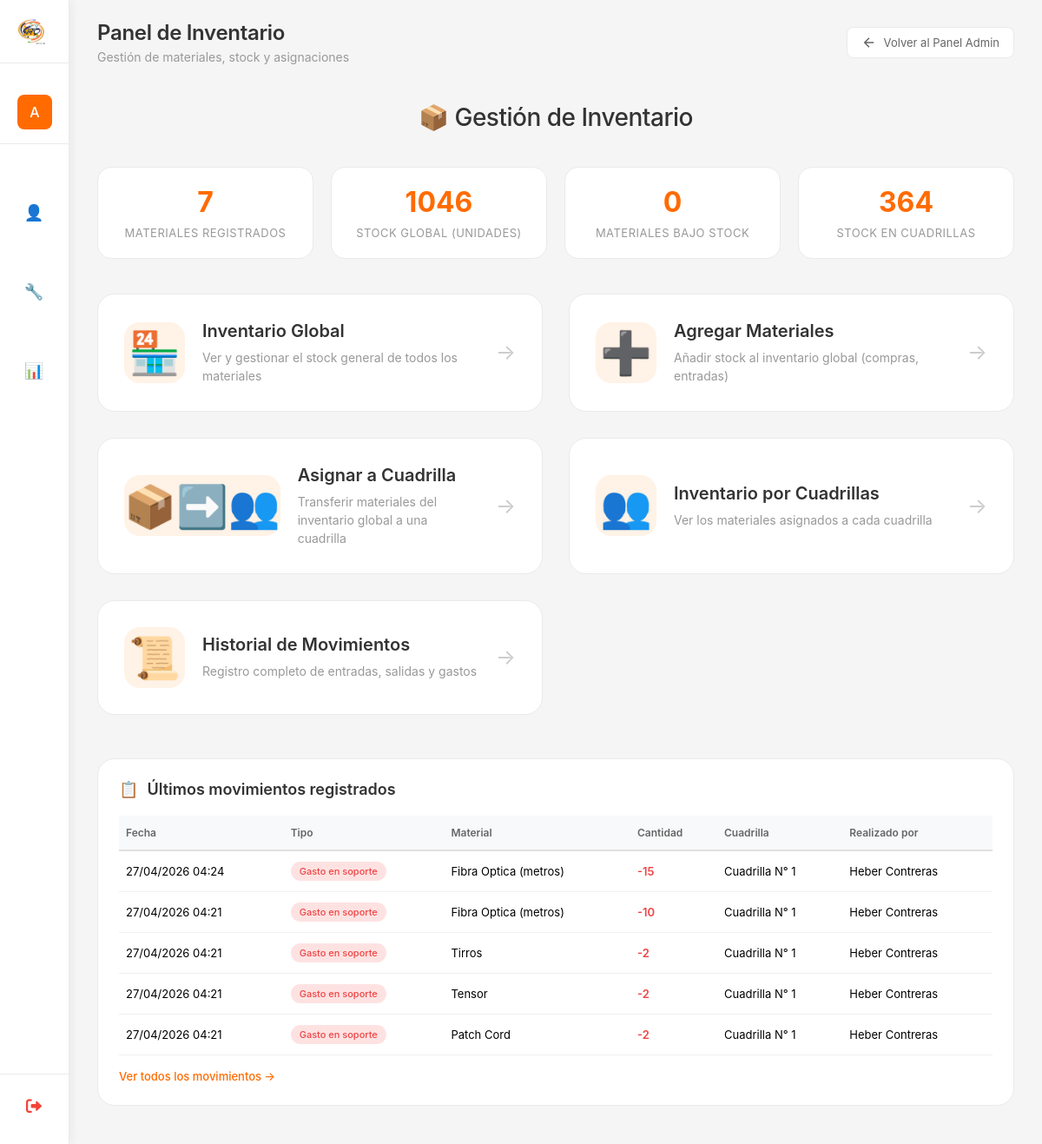
Page /inventario/panel/ (signed in) on the earlier database version.
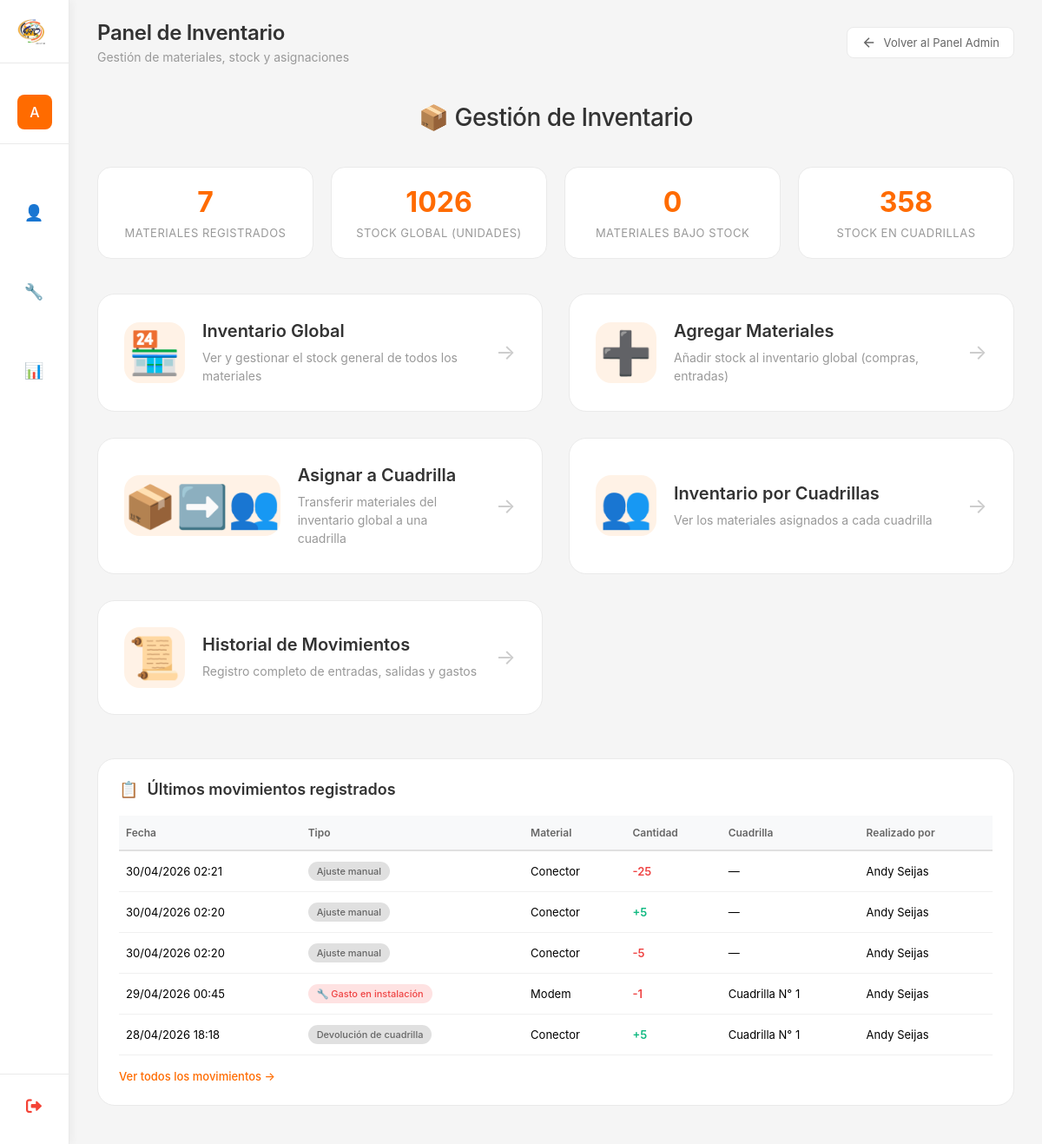
Same page on the later database version.
### myapp/models.py (models this page shows, shortened)
class MovimientoInventario(models.Model):
    class TipoMovimiento(models.TextChoices):
        ENTRADA = 'ENTRADA', 'Entrada (Compra/Adición)'
        SALIDA_A_CUADRILLA = 'SALIDA_CUADRILLA', 'Salida a cuadrilla'
        DEVOLUCION_CUADRILLA = 'DEVOLUCION', 'Devolución de cuadrilla'
        GASTO_INSTALACION = 'GASTO_INSTALACION', '🔧 Gasto en instalación'
        GASTO_SOPORTE = 'GASTO_SOPORTE', 'Gasto en soporte'
        AJUSTE = 'AJUSTE', 'Ajuste manual'
    material = models.ForeignKey(
        Material,
        on_delete=models.CASCADE,
        related_name='movimientos',
        verbose_name="Material"
    )
    tipo = models.CharField(
        max_length=30,
        choices=TipoMovimiento.choices,
        verbose_name="Tipo de movimiento"
    )
    cantidad = models.IntegerField(verbose_name="Cantidad")
    cuadrilla = models.ForeignKey(
        Cuadrilla,
        on_delete=models.SET_NULL,
        null=True,
        blank=True,
        related_name='movimientos_inventario',
        verbose_name="Cuadrilla relacionada"
    )
    instalacion = models.ForeignKey(
        'Instalacion',
        on_delete=models.SET_NULL,
        null=True,
        blank=True,
        related_name='movimientos_inventario',
        verbose_name="Instalación relacionada"
    )
    soporte = models.ForeignKey(
        'Soporte',
        on_delete=models.SET_NULL,
        null=True,
        blank=True,
        related_name='movimientos_inventario',
        verbose_name="Soporte relacionado"
    )
    observacion = models.TextField(max_length=500, blank=True, null=True)
    fecha_movimiento = models.DateTimeField(auto_now_add=True)
    realizado_por = models.ForeignKey(
        User,
        on_delete=models.SET_NULL,
        null=True,
        blank=True,
        related_name='movimientos_inventario',
        verbose_name="Realizado por"
    )
    class Meta:
        verbose_name = "Movimiento de Inventario"
        verbose_name_plural = "Movimientos de Inventario"
        ordering = ['-fecha_movimiento']

class Material(models.Model):
    nombre = models.CharField(max_length=50, unique=True, verbose_name="Nombre del material")
    activo = models.BooleanField(default=True, verbose_name="Activo")
    fecha_creacion = models.DateTimeField(auto_now_add=True)
    class Meta:
        verbose_name = "Material"
        verbose_name_plural = "Materiales"
        ordering = ['nombre']

class Cuadrilla(models.Model):
    class EstadoCuadrilla(models.TextChoices):
        DISPONIBLE = 'DISPONIBLE', 'Disponible'
        OCUPADO = 'OCUPADO', 'Ocupado'
        EN_DESCANSO = 'DESCANSO', 'En Descanso'
        INACTIVO = 'INACTIVO', 'Inactivo'
    nombre = models.CharField(
        max_length=100,
        unique=True,
        verbose_name="Nombre de la Cuadrilla"
    )
    codigo = models.CharField(
        max_length=20,
        unique=True,
        verbose_name="Código de Cuadrilla",
        help_text="Ej: C001, INST-001"
    )
    instaladores = models.ManyToManyField(
        'PerfilUsuario',
        related_name='cuadrillas',
        verbose_name="Instaladores",
        blank=True
    )
    estado = models.CharField(
        max_length=20,
        choices=EstadoCuadrilla.choices,
        default=EstadoCuadrilla.DISPONIBLE,
        verbose_name="Estado de la Cuadrilla",
        db_index=True
    )
    fecha_creacion = models.DateTimeField(
        auto_now_add=True,
        verbose_name="Fecha de creación"
    )
    fecha_actualizacion = models.DateTimeField(
        auto_now=True,
        verbose_name="Última actualización"
    )
    creado_por = models.ForeignKey(
        User,
        on_delete=models.SET_NULL,
        null=True,
        blank=True,
        related_name='cuadrillas_creadas',
        verbose_name="Creado por"
    )
    activo = models.BooleanField(
        default=True,
        verbose_name="Activo"
    )
    class Meta:
        verbose_name = "Cuadrilla"
        verbose_name_plural = "Cuadrillas"
        ordering = ['nombre']
        indexes = [
            models.Index(fields=['estado']),
            models.Index(fields=['activo']),
            models.Index(fields=['codigo']),
        ]

### myapp/views_inventario.py (the view)
# urls.py: path('inventario/panel/', panel_inventario, name='panel_inventario'),
@login_required
@staff_member_required
def panel_inventario(request):
    es_admin = request.user.is_superuser or request.user.groups.filter(name='Administrador').exists()
    if not es_admin:
        messages.error(request, 'No tienes permisos para acceder a esta página.')
        return redirect('dashboard')
    total_materiales = Material.objects.filter(activo=True).count()
    inventario_global = InventarioGlobal.objects.all()
    total_stock_global = sum(item.cantidad for item in inventario_global)
    materiales_bajo_stock = sum(1 for item in inventario_global if item.esta_bajo_stock)
    inventario_cuadrillas = InventarioCuadrilla.objects.all()
    total_stock_cuadrillas = sum(item.cantidad for item in inventario_cuadrillas)
    cuadrillas_con_materiales = inventario_cuadrillas.values('cuadrilla').distinct().count()
    ultimos_movimientos = MovimientoInventario.objects.select_related(
        'material', 'cuadrilla', 'realizado_por'
    ).order_by('-fecha_movimiento')[:5]
    context = {
        'total_materiales': total_materiales,
        'total_stock_global': total_stock_global,
        'materiales_bajo_stock': materiales_bajo_stock,
        'total_stock_cuadrillas': total_stock_cuadrillas,
        'cuadrillas_con_materiales': cuadrillas_con_materiales,
        'ultimos_movimientos': ultimos_movimientos,
    }
    return render(request, 'Inventario/panel_inventario.html', context)

### myapp/models.py (called while the page is built)
    @property
    def esta_bajo_stock(self):
        return self.cantidad <= self.cantidad_minima

### myapp/templates/Inventario/panel_inventario.html (shortened to what the changed rows need)
{% extends 'Inicio_De_Sesion/base.html' %}
{% load static %}
{% block page_title %}Panel de Inventario{% endblock %}
{% block content %}
<div class="inventory-panel">
    <h2 class="panel-title">📦 Gestión de Inventario</h2>
    <div class="quick-stats">
        <div class="stat-item">
            <span class="stat-number">{{ total_stock_global }}</span>
            <span class="stat-label">Stock global (unidades)</span>
        </div>
        <div class="stat-item">
            <span class="stat-number">{{ total_stock_cuadrillas }}</span>
            <span class="stat-label">Stock en cuadrillas</span>
        </div>
    </div>
    <div class="movimientos-section">
        {% if ultimos_movimientos %}
        <table class="movimientos-table">
            <thead>
                <tr>
                    <th>Fecha</th>
                    <th>Tipo</th>
                    <th>Material</th>
                    <th>Cantidad</th>
                    <th>Cuadrilla</th>
                    <th>Realizado por</th>
                </thead>
            <tbody>
                {% for mov in ultimos_movimientos %}
                <tr>
                    <td>{{ mov.fecha_movimiento|date:"d/m/Y H:i" }}</td>
                    <td>
                        <span class="badge-movimiento
                            {% if mov.tipo == 'ENTRADA' %}badge-entrada
                            {% elif mov.tipo == 'SALIDA_A_CUADRILLA' %}badge-salida
                            {% elif mov.tipo == 'GASTO_INSTALACION' %}badge-gasto
                            {% elif mov.tipo == 'GASTO_SOPORTE' %}badge-gasto
                            {% else %}badge-ajuste{% endif %}">
                            {{ mov.get_tipo_display }}
                        </span>
                    </td>
                    <td>{{ mov.material.nombre }}</td>
                    <td style="{% if mov.cantidad > 0 %}color:#10b981;{% else %}color:#ef4444;{% endif %} font-weight:600;">
                        {% if mov.cantidad > 0 %}+{% endif %}{{ mov.cantidad }}
                    </td>
                    <td>{{ mov.cuadrilla.nombre|default:"—" }}</td>
                    <td>{{ mov.realizado_por.get_full_name|default:mov.realizado_por.username|default:"—" }}</td>
                </tr>
                {% endfor %}
            </tbody>
        </table>
        {% else %}
        <p style="text-align: center; color: #999; padding: 40px;">No hay movimientos registrados aún</p>
        {% endif %}
    </div>
</div>
{% endblock %}

Differences in the rows shown:
no longer on this page (row unchanged): MovimientoInventario: fecha_movimiento "27/04/2026 04:24", tipo "Gasto en soporte", material.nombre "Fibra Optica (metros)", cantidad "-15", cuadrilla.nombre "Cuadrilla N° 1", realizado_por.get_full_name "Heber Contreras"
no longer on this page (row unchanged): MovimientoInventario: fecha_movimiento "27/04/2026 04:21", tipo "Gasto en soporte", material.nombre "Fibra Optica (metros)", cantidad "-10", cuadrilla.nombre "Cuadrilla N° 1", realizado_por.get_full_name "Heber Contreras"
no longer on this page (row unchanged): MovimientoInventario: fecha_movimiento "27/04/2026 04:21", tipo "Gasto en soporte", material.nombre "Tirros", cantidad "-2", cuadrilla.nombre "Cuadrilla N° 1", realizado_por.get_full_name "Heber Contreras"
no longer on this page (row unchanged): MovimientoInventario: fecha_movimiento "27/04/2026 04:21", tipo "Gasto en soporte", material.nombre "Tensor", cantidad "-2", cuadrilla.nombre "Cuadrilla N° 1", realizado_por.get_full_name "Heber Contreras"
no longer on this page (row unchanged): MovimientoInventario: fecha_movimiento "27/04/2026 04:21", tipo "Gasto en soporte", material.nombre "Patch Cord", cantidad "-2", cuadrilla.nombre "Cuadrilla N° 1", realizado_por.get_full_name "Heber Contreras"
added MovimientoInventario: fecha_movimiento "30/04/2026 02:21", tipo "Ajuste manual", material.nombre "Conector", cantidad "-25", cuadrilla.nombre "—", realizado_por.get_full_name "Andy Seijas"
added MovimientoInventario: fecha_movimiento "30/04/2026 02:20", tipo "Ajuste manual", material.nombre "Conector", cantidad "5", cuadrilla.nombre "—", realizado_por.get_full_name "Andy Seijas"
added MovimientoInventario: fecha_movimiento "30/04/2026 02:20", tipo "Ajuste manual", material.nombre "Conector", cantidad "-5", cuadrilla.nombre "—", realizado_por.get_full_name "Andy Seijas"
added MovimientoInventario: fecha_movimiento "29/04/2026 00:45", tipo "🔧 Gasto en instalación", material.nombre "Modem", cantidad "-1", cuadrilla.nombre "Cuadrilla N° 1", realizado_por.get_full_name "Andy Seijas"
added MovimientoInventario: fecha_movimiento "28/04/2026 18:18", tipo "Devolución de cuadrilla", material.nombre "Conector", cantidad "5", cuadrilla.nombre "Cuadrilla N° 1", realizado_por.get_full_name "Andy Seijas"
Other differences:
{{ total_stock_global }}: "1046" → "1026"
{{ total_stock_cuadrillas }}: "364" → "358"
